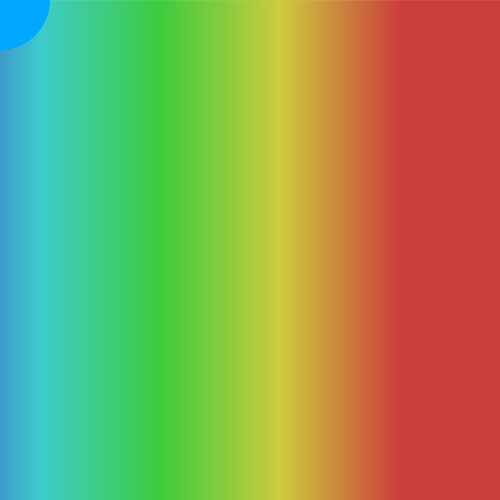
Frame 1 (no input)
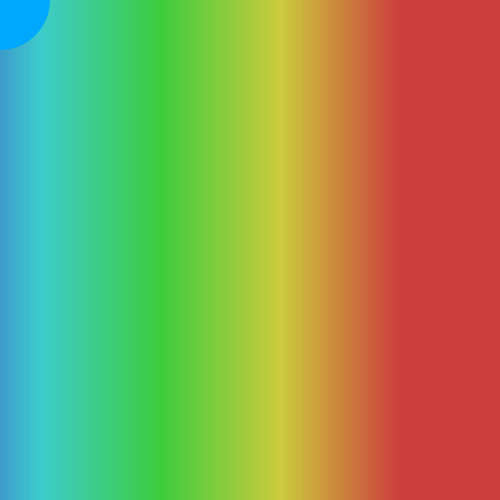
Frame 60 (the mouse pressed at the canvas centre just before this capture)
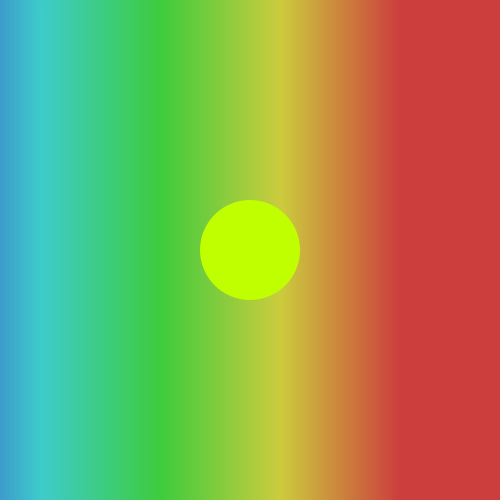
Frame 120 (the mouse held since frame 60 and released just before this capture)

The Processing sketch that drew these frames (run headless with seeded random() and noise(); from frame 60 on, the mouse is pressed at the canvas centre):

// Processing sketch: ex9_2
// ── ex9_2.pde
//use HSB colour and a FOR structure to design a gradient between 
//two colours. 

void setup() {
  size(500, 500); 
  colorMode(HSB, 360, 100, 100);
  smooth();
}

void draw() { 
  for (int p=0; p< width;p++)
  {
    println(p);
    float newHue = 200-(p *.5);
    stroke(newHue, 70, 80); 
    line(p, 0, p, height);

    // if mouse is at current draw location, then set the circle to this colour
    if (mouseX == p) {
      fill(newHue, 100,100);
    }
  }


  // draws the circle
  if ((mouseX<width)&&(mouseY<height)) { 
    noStroke();
    ellipse(mouseX, mouseY, 100, 100);
  }
}
